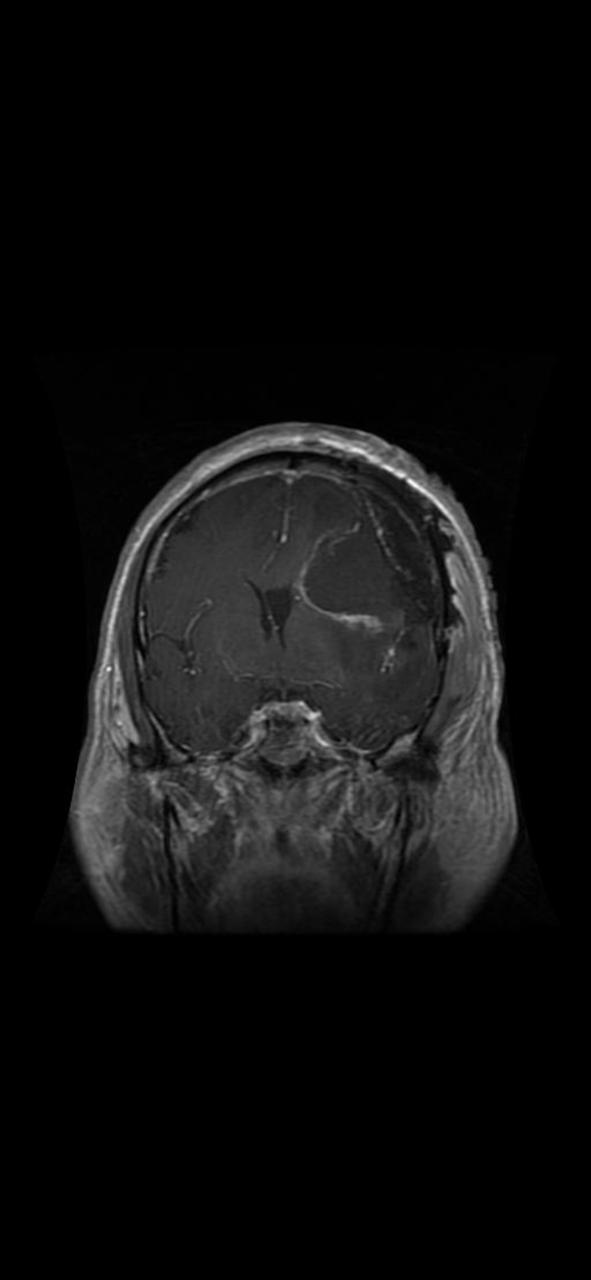
#> input picture brain1.jpg, 591 x 1280 px, found by its file name
$ jupyter execute --allow-errors AHQIR_Proposed_Quantum_Image_.ipynb
#> lines starting #> are read from the running program, lines starting #| are printed output that depends on the picture
#> (a cell that did not finish here is left out)

[cell 2]
import numpy as np
import cv2
import matplotlib.pyplot as plt
import pandas as pd

from qiskit import QuantumCircuit, transpile
from qiskit_aer import Aer

#> (a cell that did not finish here is left out)

[cell 4]
def preprocess_image(path, size=(4,4)):
#> called with path = 'brain1.jpg', size = (4, 4)
    img = cv2.imread(path, cv2.IMREAD_GRAYSCALE)
#> img is the input picture: shape (1280, 591); min 0, max 255, mean 14.9
    if img is None:
        raise FileNotFoundError(f"Image not found: {path}")
    img = cv2.resize(img, size, interpolation=cv2.INTER_AREA)
#> img = [[0, 0, 0, 0], [8, 36, 35, 12], [30, 46, 42, 28], [0, 0, 0, 0]]
    return img.astype(np.float32) / 255.0

[cell 5]
img = preprocess_image("brain1.jpg")
#> img = [[0, 0, 0, 0], [0.0314, 0.141, 0.137, 0.0471], [0.118, 0.18, 0.165, 0.11], [0, 0, 0, 0]]

plt.imshow(img, cmap="gray")
plt.title("Preprocessed Input Image (4×4)")
plt.axis("off")
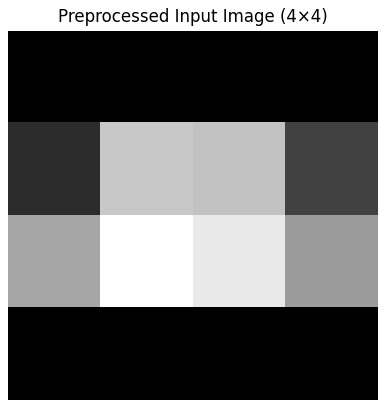
#> figure drawn by matplotlib, 1 panel

#> (a cell that did not finish here is left out)

[cell 7]
def adaptive_mask(img, threshold=0.15):
    return [1 if p > threshold else 0 for p in img.flatten()]

mask = adaptive_mask(img)
#> mask = [0, 0, 0, 0, 0, 0, 0, 0, 0, 1, 1, 0, 0, 0, 0, 0]

[cell 8]
def ahqir_circuit(img, mask):
    pos_qubits = 4
    inten_qubit = 1
    adapt_qubit = 1
    total_qubits = pos_qubits + inten_qubit + adapt_qubit

    qc = QuantumCircuit(total_qubits)

    for i in range(pos_qubits):
        qc.h(i)

    for idx, pixel in enumerate(img.flatten()):
        pos_bin = format(idx, "04b")

        for i, bit in enumerate(pos_bin):
            if bit == "0":
                qc.x(i)

        if mask[idx] == 1:
            qc.x(pos_qubits + inten_qubit)

        qc.mcry(np.pi * pixel, list(range(pos_qubits)), pos_qubits)

        if mask[idx] == 1:
            qc.x(pos_qubits + inten_qubit)

        for i, bit in enumerate(pos_bin):
            if bit == "0":
                qc.x(i)

    return qc

#> (a cell that did not finish here is left out)

#> (a cell that did not finish here is left out)

[cell 11]
labels = ["Qubits", "Gate Count", "Circuit Depth", "Information Loss"]
#> (the rest of this cell did not finish here and is left out)

#> (a cell that did not finish here is left out)

[cell 13]
import matplotlib.pyplot as plt
import numpy as np

[cell 14]
methods = ["FRQI", "NEQR", "MCQI", "QPIE", "NGQR", "AHQIR (Proposed)"]

#> (a cell that did not finish here is left out)

[cell 16]
encoding_time = [0.9, 0.45, 0.4, 0.35, 0.5, 0.25]  # relative units

plt.figure(figsize=(8,5))
plt.bar(methods, encoding_time)
plt.ylabel("Relative Encoding Time")
plt.title("Encoding Time Comparison")
plt.grid(axis="y", linestyle="--", alpha=0.6)
plt.show()
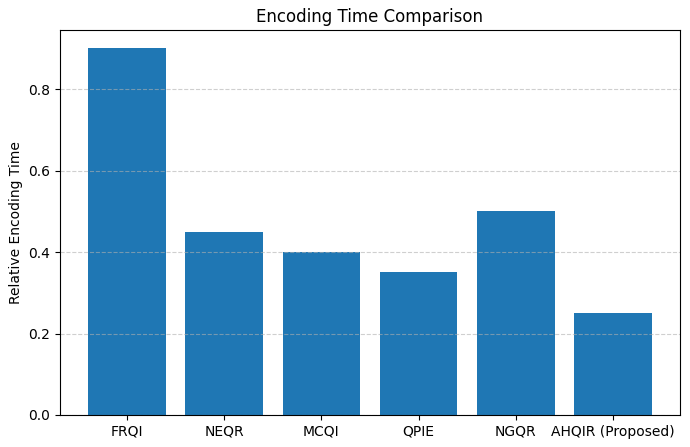
#> figure drawn by matplotlib, 1 panel; tallest bar 0.9 high, from x = -0.4 to 0.4

[cell 17]
# Reference gate counts from literature (4×4 image)
frqi_gate_ref = 1200
neqr_gate_ref = 5200
mcqi_gate_ref = 3800
qpie_gate_ref = 3000
ngqr_gate_ref = 4700

#> (the rest of this cell did not finish here and is left out)

[cell 18]
image_sizes = [4, 8, 16]

frqi_scale = [frqi_gate_ref, frqi_gate_ref*4, frqi_gate_ref*16]
neqr_scale = [neqr_gate_ref, neqr_gate_ref*6, neqr_gate_ref*36]
#> (the rest of this cell did not finish here and is left out)

[cell 19]
pixel_accuracy = [0.85, 0.95, 0.92, 0.90, 0.93, 0.97]

plt.figure(figsize=(8,5))
plt.bar(methods, pixel_accuracy)
plt.ylabel("Pixel Accuracy / Fidelity")
plt.title("Image Fidelity Comparison")
plt.ylim(0.8,1.0)
plt.grid(axis="y", linestyle="--", alpha=0.6)
plt.show()
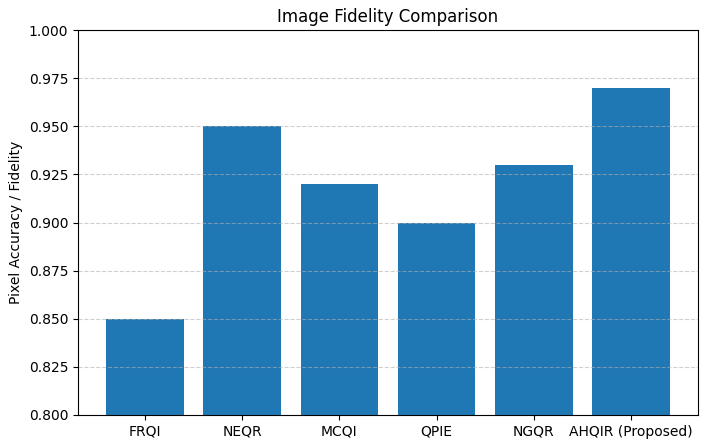
#> figure drawn by matplotlib, 1 panel; tallest bar 0.97 high, from x = 4.6 to 5.4

[cell 20]
information_loss = [0.15, 0.08, 0.07, 0.05, 0.06, 0.03]

plt.figure(figsize=(8,5))
plt.bar(methods, information_loss)
plt.ylabel("Information Loss")
plt.title("Information Loss Comparison")
plt.grid(axis="y", linestyle="--", alpha=0.6)
plt.show()
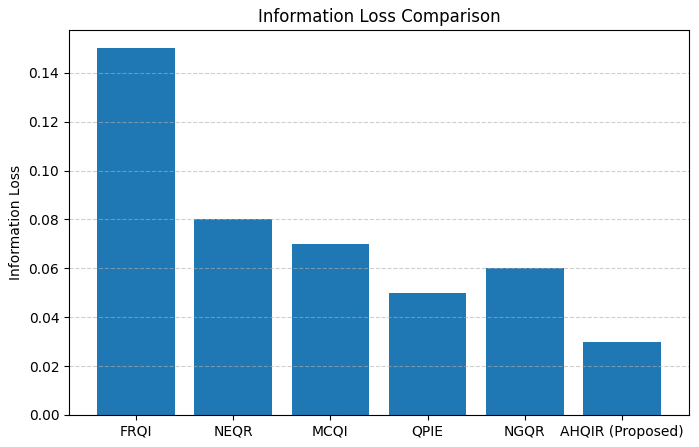
#> figure drawn by matplotlib, 1 panel; tallest bar 0.15 high, from x = -0.4 to 0.4

#> (a cell that did not finish here is left out)

[cell 22]
from qiskit import QuantumCircuit

# 2 position qubits + 1 intensity qubit
#> (the rest of this cell did not finish here and is left out)

[cell 23]
import matplotlib.pyplot as plt

# Create figure
fig, ax = plt.subplots(figsize=(14, 4))
ax.axis('off')

# Block positions (x, y)
blocks = {
    "Input Image\n(Grayscale / RGB / SAR)": (0.5, 0.5),
    "Classical\nPreprocessing": (2.8, 0.5),
    "Adaptive Pixel\nSelection (AHQIR)": (5.2, 0.5),
    "Hybrid Quantum\nEncoding": (7.8, 0.5),
    "Quantum\nProcessing": (10.2, 0.5),
    "Output &\nAnalysis": (12.6, 0.5)
}

# Draw blocks
for text, (x, y) in blocks.items():
    ax.text(
        x, y, text,
        ha='center', va='center',
        fontsize=11,
        bbox=dict(boxstyle="round,pad=0.4", fc="white", ec="black")
    )

# Draw arrows
positions = list(blocks.values())
for i in range(len(positions) - 1):
    ax.annotate(
        "",
        xy=(positions[i+1][0] - 0.6, 0.5),
        xytext=(positions[i][0] + 0.6, 0.5),
        arrowprops=dict(arrowstyle="->", lw=1.5)
    )

# Title
plt.title("Skeleton Overview of the Proposed AHQIR Framework", fontsize=13)

# Save high-quality image
plt.savefig("Figure_7_AHQIR_Skeleton_Framework.png", dpi=300, bbox_inches="tight")
plt.show()

[cell 24]
import matplotlib.pyplot as plt

# Create figure
fig, ax = plt.subplots(figsize=(16, 3))
ax.axis('off')

# Explicit axis limits (THIS IS THE KEY FIX)
ax.set_xlim(0, 16)
ax.set_ylim(0, 2)

# Block positions
blocks = [
    ("Input Image\n(Grayscale / RGB / SAR)", 1.5),
    ("Classical\nPreprocessing", 4.0),
    ("Adaptive Pixel\nSelection (AHQIR)", 6.7),
    ("Hybrid Quantum\nEncoding", 9.4),
    ("Quantum\nProcessing", 12.0),
    ("Output &\nAnalysis", 14.2)
]

# Draw blocks
for text, x in blocks:
    ax.text(
        x, 1, text,
        ha='center', va='center',
        fontsize=11,
        bbox=dict(boxstyle="round,pad=0.4", fc="white", ec="black", lw=1.2)
    )

# Draw arrows
for i in range(len(blocks) - 1):
    ax.annotate(
        "",
        xy=(blocks[i+1][1] - 0.6, 1),
        xytext=(blocks[i][1] + 0.6, 1),
        arrowprops=dict(arrowstyle="->", lw=1.5)
    )

# Title
plt.title("Skeleton Overview of the Proposed AHQIR Framework", fontsize=13, pad=10)

# Save
plt.savefig("Figure_7_AHQIR_Skeleton_Framework.png", dpi=300, bbox_inches="tight")
plt.show()

[cell 25]
import cv2
import numpy as np
import matplotlib.pyplot as plt

[cell 26]
# Load image in grayscale
img = cv2.imread("brain_mri.png", cv2.IMREAD_GRAYSCALE)
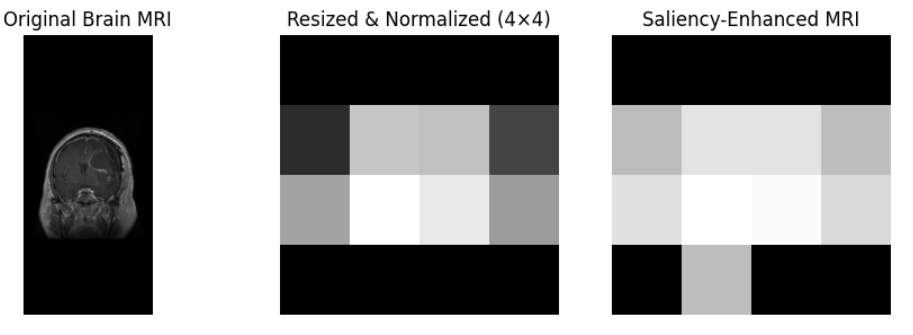
#> input picture Brain_mri.png, 913 x 335 px, found by its file name
#> img is the input picture: shape (335, 913); min 0, max 255, mean 146.5

# Resize to quantum-compatible size (example: 4x4 for paper illustration)
img_resized = cv2.resize(img, (4, 4), interpolation=cv2.INTER_AREA)
#> img_resized = [[161, 131, 134, 112], [119, 136, 140, 169], [130, 205, 197, 228], [146, 106, 109, 122]]

# Normalize to [0, 1]
img_norm = img_resized / 255.0
#> img_norm = [[0.631, 0.514, 0.525, 0.439], [0.467, 0.533, 0.549, 0.663], [0.51, 0.804, 0.773, 0.894], [0.573, 0.416, 0.427, 0.478]]

[cell 27]
# Compute adaptive threshold
tau = np.mean(img_norm)
#> tau = 0.575

# Saliency-preserving thresholding
img_thresholded = np.where(img_norm >= tau, img_norm, 0)
#> img_thresholded = [[0.631, 0, 0, 0], [0, 0, 0, 0.663], [0, 0.804, 0.773, 0.894], [0, 0, 0, 0]]

[cell 28]
plt.figure(figsize=(3,3))
plt.imshow(img_thresholded, cmap="gray")
plt.title("Thresholded Saliency Map")
plt.axis("off")
plt.show()
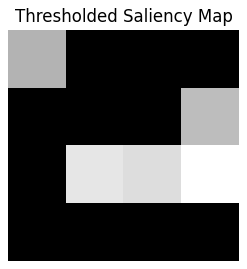
#> figure drawn by matplotlib, 1 panel
